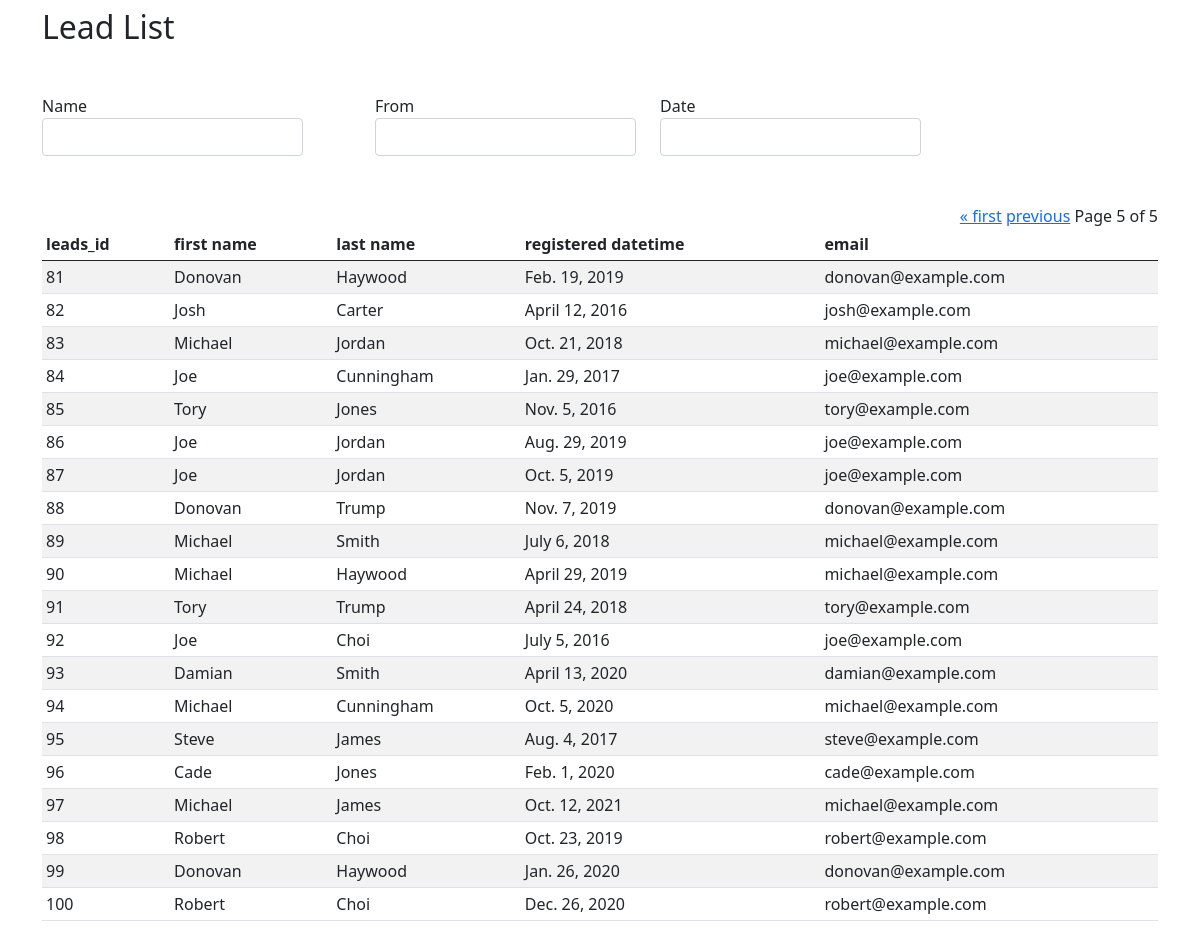
The app's page /?page=5 with its own data.
### leads_app/models.py (models this page shows)
class Lead(models.Model):
    first_name = models.CharField(max_length=50)
    last_name = models.CharField(max_length=100)
    email = models.CharField(max_length=255)
    registered_at = models.DateField()
    created_at = models.DateTimeField(auto_now_add=True)
    updated_at = models.DateTimeField(auto_now=True)

### leads_app/views.py (the view)
# urls.py: path('', LeadList.as_view(), name='index'),
class LeadList(ListView):
    template_name = 'index.html'
    paginate_by = 20
    model = Lead

### leads_app/templates/index.html (shortened to what this page needs)
<!DOCTYPE html>
<html lang="en">
<head>
    <link href="https://cdn.jsdelivr.net/npm/bootstrap@5.0.0-beta3/dist/css/bootstrap.min.css" rel="stylesheet">
    <link href = "https://code.jquery.com/ui/1.10.4/themes/ui-lightness/jquery-ui.css" rel="stylesheet">
    {% load static %}
</head>
<body>
    <div class="container pt-2">
        <h2>Lead List</h2>
        <div class="form-row row mt-5">
            <div class="form-group col-md-3">
                <form action="/name" method="POST">
                    <label for="name">Name</label>
                    <input type="text" class="form-control" id="inputName" name="name">
                </form>
            </div>
            <div class="form-group col-md-3 ms-5">
                <form action="/from_date" method="POST">
                    <label for="from_date">From</label>
                    <input type="text" id="datepicker" class="form-control inputFromDate" name="from_date">
                </form>
            </div>
            <div class="form-group col-md-3">
                <form action="/date" method="POST">
                    <label for="date">Date</label>
                    <input type="text" id="datepicker-2" class="form-control inputDate" name="date">
                </form>
            </div>
        </div>
        <div class="d-flex justify-content-end mt-5">
            <div class="pagination">
                <span class="step-links">
                    {% if page_obj.has_previous %}
                        <a href="?page=1">&laquo; first</a>
                        <a href="?page={{ page_obj.previous_page_number }}">previous</a>
                    {% endif %}
                    <span class="current">
                        Page {{ page_obj.number }} of {{ page_obj.paginator.num_pages }}
                    </span>
                </span>
            </div>
        </div>
        <div class="table-responsive">
            <table class="table table-striped table-sm">
                <thead>
                    <tr>
                        <th>leads_id</th>
                        <th>first name</th>
                        <th>last name</th>
                        <th>registered datetime</th>
                        <th>email</th>
                    </tr>
                </thead>
                <tbody>
                    {% for lead in page_obj %}
                    <tr>
                        <td>{{lead.id}}</td>
                        <td>{{lead.first_name}}</td>
                        <td>{{lead.last_name}}</td>
                        <td>{{lead.registered_at}}</td>
                        <td>{{lead.email}}</td>
                    </tr>
                    {% endfor %}
                </tbody>
            </table>
        </div>
    </div>
</body>
</html>

### records on screen
Lead: id "81", first_name "Donovan", last_name "Haywood", registered_at "Feb. 19, 2019", email "donovan@example.com"
Lead: id "82", first_name "Josh", last_name "Carter", registered_at "April 12, 2016", email "josh@example.com"
Lead: id "83", first_name "Michael", last_name "Jordan", registered_at "Oct. 21, 2018", email "michael@example.com"
Lead: id "84", first_name "Joe", last_name "Cunningham", registered_at "Jan. 29, 2017", email "joe@example.com"
Lead: id "85", first_name "Tory", last_name "Jones", registered_at "Nov. 5, 2016", email "tory@example.com"
Lead: id "86", first_name "Joe", last_name "Jordan", registered_at "Aug. 29, 2019", email "joe@example.com"
Lead: id "87", first_name "Joe", last_name "Jordan", registered_at "Oct. 5, 2019", email "joe@example.com"
Lead: id "88", first_name "Donovan", last_name "Trump", registered_at "Nov. 7, 2019", email "donovan@example.com"
Lead: id "89", first_name "Michael", last_name "Smith", registered_at "July 6, 2018", email "michael@example.com"
Lead: id "90", first_name "Michael", last_name "Haywood", registered_at "April 29, 2019", email "michael@example.com"
Lead: id "91", first_name "Tory", last_name "Trump", registered_at "April 24, 2018", email "tory@example.com"
Lead: id "92", first_name "Joe", last_name "Choi", registered_at "July 5, 2016", email "joe@example.com"
Lead: id "93", first_name "Damian", last_name "Smith", registered_at "April 13, 2020", email "damian@example.com"
Lead: id "94", first_name "Michael", last_name "Cunningham", registered_at "Oct. 5, 2020", email "michael@example.com"
Lead: id "95", first_name "Steve", last_name "James", registered_at "Aug. 4, 2017", email "steve@example.com"
Lead: id "96", first_name "Cade", last_name "Jones", registered_at "Feb. 1, 2020", email "cade@example.com"
Lead: id "97", first_name "Michael", last_name "James", registered_at "Oct. 12, 2021", email "michael@example.com"
Lead: id "98", first_name "Robert", last_name "Choi", registered_at "Oct. 23, 2019", email "robert@example.com"
Lead: id "99", first_name "Donovan", last_name "Haywood", registered_at "Jan. 26, 2020", email "donovan@example.com"
Lead: id "100", first_name "Robert", last_name "Choi", registered_at "Dec. 26, 2020", email "robert@example.com"

### other values on screen
{{ page_obj.number }} "5"
{{ page_obj.paginator.num_pages }} "5"
